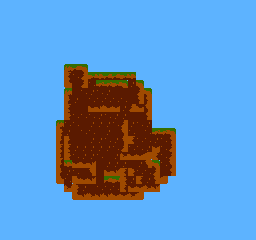

This is a level from a 2D game, rendered from its Tiled map with the project's own tilesets. A one-line summary and the complete map file follow:
An orthogonal 32x30 tile map with 8x8 px tiles, 1 tile layer (Tile Layer 1).

<map version="1.2" tiledversion="1.3.1" orientation="orthogonal" renderorder="right-down" compressionlevel="-1" width="32" height="30" tilewidth="8" tileheight="8" infinite="0" nextlayerid="2" nextobjectid="1">
 <tileset firstgid="1" name="tiles" tilewidth="8" tileheight="8" tilecount="48" columns="6">
  <image source="tiles.png" width="48" height="64" />
  <wangsets>
   <wangset name="New Wang Set" tile="-1">
    <wangedgecolor name="" color="#ff0000" tile="-1" probability="1" />
    <wangedgecolor name="" color="#00ff00" tile="-1" probability="1" />
    <wangedgecolor name="" color="#0000ff" tile="-1" probability="1" />
   </wangset>
  </wangsets>
 </tileset>
 <layer id="1" name="Tile Layer 1" width="32" height="30">
  <data encoding="csv">
6,6,6,6,6,6,6,6,6,6,6,6,6,6,6,6,6,6,6,6,6,6,6,6,6,6,6,6,6,6,6,6,
6,6,6,6,6,6,6,6,6,6,6,6,6,6,6,6,6,6,6,6,6,6,6,6,6,6,6,6,6,6,6,6,
6,6,6,6,6,6,6,6,6,6,6,6,6,6,6,6,6,6,6,6,6,6,6,6,6,6,6,6,6,6,6,6,
6,6,6,6,6,6,6,6,6,6,6,6,6,6,6,6,6,6,6,6,6,6,6,6,6,6,6,6,6,6,6,6,
6,6,6,6,6,6,6,6,6,6,6,6,6,6,6,6,6,6,6,6,6,6,6,6,6,6,6,6,6,6,6,6,
6,6,6,6,6,6,6,6,6,6,6,6,6,6,6,6,6,6,6,6,6,6,6,6,6,6,6,6,6,6,6,6,
6,6,6,6,6,6,6,6,6,6,6,6,6,6,6,6,6,6,6,6,6,6,6,6,6,6,6,6,6,6,6,6,
6,6,6,6,6,6,6,6,6,6,6,6,6,6,6,6,6,6,6,6,6,6,6,6,6,6,6,6,6,6,6,6,
6,6,6,6,6,6,6,6,13,14,18,6,6,6,6,6,6,6,6,6,6,6,6,6,6,6,6,6,6,6,6,6,
6,6,6,6,6,6,6,6,31,21,42,17,15,14,14,17,15,6,6,6,6,6,6,6,6,6,6,6,6,6,6,6,
6,6,6,6,6,6,6,6,43,20,42,21,16,16,17,18,28,18,6,6,6,6,6,6,6,6,6,6,6,6,6,6,
6,6,6,6,6,6,6,6,13,20,21,28,21,28,20,20,20,42,18,6,6,6,6,6,6,6,6,6,6,6,6,6,
6,6,6,6,6,6,6,6,25,28,20,21,21,21,21,21,20,24,24,6,6,6,6,6,6,6,6,6,6,6,6,6,
6,6,6,6,6,6,6,6,31,20,20,47,46,47,45,28,42,47,30,6,6,6,6,6,6,6,6,6,6,6,6,6,
6,6,6,6,6,6,6,6,19,21,21,21,28,21,28,28,20,20,24,6,6,6,6,6,6,6,6,6,6,6,6,6,
6,6,6,6,6,6,6,13,21,21,20,28,28,28,21,42,28,21,28,6,6,6,6,6,6,6,6,6,6,6,6,6,
6,6,6,6,6,6,6,19,28,20,21,21,20,28,20,30,21,20,21,16,16,18,6,6,6,6,6,6,6,6,6,6,
6,6,6,6,6,6,6,25,25,20,20,28,28,21,28,36,31,21,21,28,21,24,6,6,6,6,6,6,6,6,6,6,
6,6,6,6,6,6,6,31,31,28,28,28,28,28,21,42,21,21,28,45,21,42,6,6,6,6,6,6,6,6,6,6,
6,6,6,6,6,6,6,37,19,21,28,28,21,20,28,44,47,45,48,31,21,42,6,6,6,6,6,6,6,6,6,6,
6,6,6,6,6,6,6,25,15,45,47,46,20,28,28,28,20,28,30,18,21,30,6,6,6,6,6,6,6,6,6,6,
6,6,6,6,6,6,6,25,28,21,20,30,20,47,46,31,19,21,21,42,20,24,6,6,6,6,6,6,6,6,6,6,
6,6,6,6,6,6,6,43,21,43,45,46,20,14,17,19,28,31,28,24,48,6,6,6,6,6,6,6,6,6,6,6,
6,6,6,6,6,6,6,6,44,19,28,20,21,21,21,31,47,45,44,46,6,6,6,6,6,6,6,6,6,6,6,6,
6,6,6,6,6,6,6,6,6,43,46,44,46,46,45,45,44,48,6,6,6,6,6,6,6,6,6,6,6,6,6,6,
6,6,6,6,6,6,6,6,6,6,6,6,6,6,6,6,6,6,6,6,6,6,6,6,6,6,6,6,6,6,6,6,
6,6,6,6,6,6,6,6,6,6,6,6,6,6,6,6,6,6,6,6,6,6,6,6,6,6,6,6,6,6,6,6,
6,6,6,6,6,6,6,6,6,6,6,6,6,6,6,6,6,6,6,6,6,6,6,6,6,6,6,6,6,6,6,6,
6,6,6,6,6,6,6,6,6,6,6,6,6,6,6,6,6,6,6,6,6,6,6,6,6,6,6,6,6,6,6,6,
6,6,6,6,6,6,6,6,6,6,6,6,6,6,6,6,6,6,6,6,6,6,6,6,6,6,6,6,6,6,6,6
</data>
 </layer>
</map>